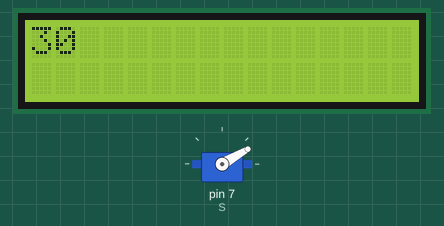
This sketch was run on a simulated Arduino Uno, built with avr-gcc and run on an emulated ATmega328P. Parts: servo, 16×2 character LCD.

Above: at 0.69 s.
At 1.96 s:
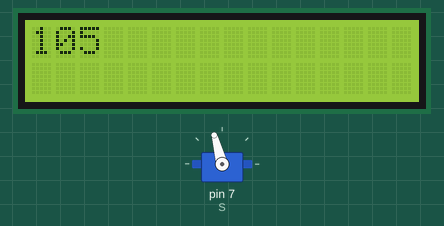
At 3.1 s:
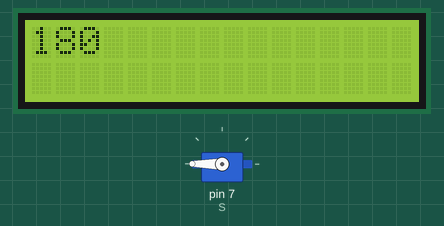
At 6.4 s:
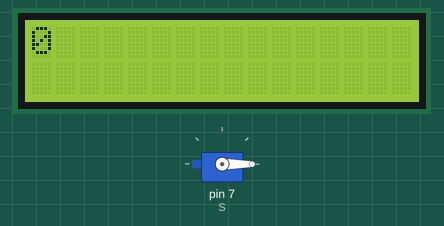
Timing chart, 0 to 40.0 s (numbered marks = the images above):
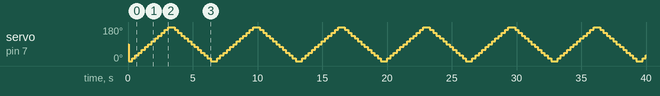

The sketch:

M3A7.ino
```cpp
#include <Servo.h>
#include <LiquidCrystal.h>

using namespace std;


int
  S = 7,
  RS = 8,
  EN = 9,
  D4 = 10,
  D5 = 11,
  D6 = 12,
  D7 = 13;

Servo servo;
LiquidCrystal lcd(RS, EN, D4, D5, D6, D7);

void setup() {
  pinMode(RS,OUTPUT);
  pinMode(EN,OUTPUT);
  pinMode(D4,OUTPUT);
  pinMode(D5,OUTPUT);
  pinMode(D6,OUTPUT);
  pinMode(D7,OUTPUT);
  Serial.begin(9600);
  servo.attach(S);
  lcd.begin(0,0);
}

void loop() {

  for(int a = 0; a <= 180; a+= 15){
    servo.write(a);
    lcd.clear();
    lcd.print(a);
    delay(250);
  }
  for(int a = 180; a >= 0; a-= 15){
    servo.write(a);
    lcd.clear();
    lcd.print(a);
    delay(250);
  }


}
```

Measured:
- what the display in image 2 shows lasts 0.5 s, from 3.1 s to 3.6 s
